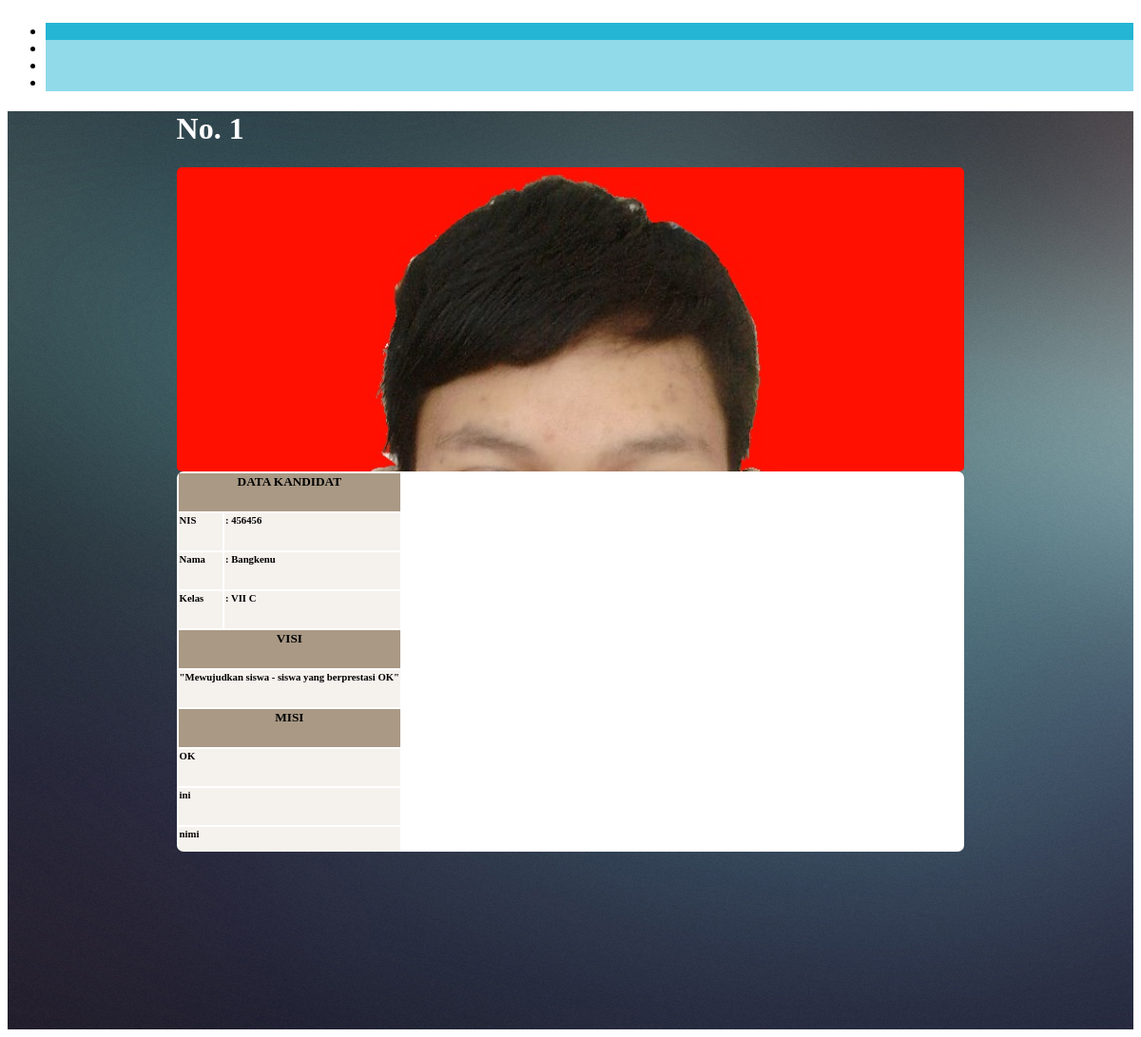
Screenshot of /index.php/user/lihat_kandidat with the database file from the repository.
### tables this page shows
CREATE TABLE `kandidat` (
  `id_kandidat` int(2) NOT NULL,
  `id_vismis` int(3) NOT NULL,
  `no_calon` int(1) NOT NULL,
  `tipe` int(1) NOT NULL,
  `jumlah` int(5) NOT NULL
);

CREATE TABLE `calon` (
  `id_calon` int(3) NOT NULL,
  `nis` varchar(15) NOT NULL,
  `nomor` int(1) NOT NULL
);

CREATE TABLE `user` (
  `username` varchar(15) NOT NULL,
  `password` varchar(50) NOT NULL,
  `nama` varchar(50) NOT NULL,
  `tempat_lahir` varchar(20) NOT NULL,
  `tgl_lahir` date NOT NULL,
  `foto` varchar(50) NOT NULL,
  `level` varchar(1) NOT NULL,
  `posisi` varchar(1) NOT NULL,
  `status` varchar(1) NOT NULL
);

CREATE TABLE `siswa` (
  `nis` varchar(15) NOT NULL,
  `id_kelas` int(3) NOT NULL
);

CREATE TABLE `kelas` (
  `id_kelas` int(3) NOT NULL,
  `kelas` varchar(6) NOT NULL
);

CREATE TABLE `visi_misi` (
  `id_vismis` int(3) NOT NULL,
  `visi` varchar(100) NOT NULL,
  `id_misi` int(3) NOT NULL
);

CREATE TABLE `misi` (
  `id` int(3) NOT NULL,
  `id_misi` int(3) NOT NULL,
  `misi` varchar(100) NOT NULL
);

### application/controllers/User.php (called while the page is built, shortened)
<?php
class User extends CI_Controller
{
	function __construct()
	{
		$this->load->library('session');
		$this->load->library('form_validation');
		$this->load->model('Kandidat');
		$this->load->model('Mlogin');
		$this->load->model('Kelas');
		$this->load->model('Model_user');
	}
	function lihat_kandidat()
	{
		$data['kandidat'] = $this->Kandidat->get_kandidat();
		$data['calon'] = $this->Kandidat->get_data_calon();
		$data['kelas'] = $this->Kelas->get_kelas_siswa();
		$data['visi_misi'] = $this->Kandidat->get_visi_misi();
		$data['visi'] = $this->db->get('visi_misi')->result_array();
		$this->load->view('user/kandidat_carousel', $data);
	}
}
 ?>

### index.php (called while the page is built, shortened)
<?php
require_once BASEPATH.'core/CodeIgniter.php';

### application/models/Kandidat.php (called while the page is built, shortened)
<?php
class Kandidat extends CI_Model
{
	function get_kandidat()
	{
		$data = $this->db->get('kandidat')->result_array();
		return $data;
	}
	function get_visi_misi()
	{
		$this->db->select('*');
		$this->db->from('misi');
		$this->db->join('visi_misi', 'visi_misi.id_misi = misi.id_misi');
		$data = $this->db->get()->result_array();
		return $data;
	}
	function get_data_calon()
	{
		$this->db->select('*');
		$this->db->from('calon');
		$this->db->join('user', 'user.username = calon.nis');
		$data = $this->db->get()->result_array();
		return $data;
	}
}
 ?>

### application/models/Kelas.php (called while the page is built, shortened)
<?php
class Kelas extends CI_Model
{
	function get_kelas_siswa()
	{
		$this->db->select('*');
		$this->db->from('siswa');
		$this->db->join('kelas','kelas.id_kelas = siswa.id_kelas');
		$data  = $this->db->get()->result_array();
		return $data;
	}
}
 ?>

### application/views/user/kandidat_carousel.php (the view, shortened to what this page needs)
<div id="kandidat-carousel" class="carousel slide" data-ride="carousel" data-interval="false">
  <ul class="carousel-indicators">
  	<?php $no = 0; ?>
  	<?php foreach ($kandidat as $kn): ?>
  		<?php $no = $no+1; ?>
    	<li data-target="#kandidat-carousel" data-slide-to="<?php echo ($no-1) ?>" class="<?php echo ($no==1)? 'active':''; ?>"></li>
  	<?php endforeach ?>
    	<li data-target="#kandidat-carousel" data-slide-to="<?php echo ($no) ?>" class=""></li>
  </ul>
  <div class="carousel-inner" style="height: 100%;">
  	<?php $n = 0; ?>
  	<?php foreach ($kandidat as $k): ?>
  		<?php $n = $n+1 ?>
  		<?php foreach ($calon as $d_c): ?>
  			<?php if ($d_c['nomor']==$k['no_calon']): ?>
			    <div class="carousel-item <?php echo ($n==1)? 'active':'';?>">
			    	<div class="row" style="width: 70%;margin: 0 auto; height: 100%">
			    		<div class="col-5 no_foto" id="">
			    			<h1 style="color: #fff"><b>No. <?php echo $k['no_calon']; ?></b></h1>
			    			<div class="img-container">
			    				<img src="<?php echo base_url($d_c['foto']) ?>" alt="" onerror="this.onerror=null;this.src='<?php echo base_url('public/img/main/user.png'); ?>';">
			    			</div>
			    		</div>
			    		<div class="col-7">
			    			<div class="data-kandidat" id="" style="background: #fff; overflow-y: scroll;border-radius: 7px;max-height: 400px;">
			    				<table class="table table-sm borderless" style="text-align: left;margin: 0">
			    					<tr style="background: #A99985">
										<td colspan="2" style="text-align: center;"><h5>DATA KANDIDAT</h5></td>
			    					</tr>
			    					<tr style="background: #F5F1ED">
										<td width="20%"><h6>NIS</h6></td>
										<td width="80%"><h6>: <?php echo $d_c['username'] ?></h6></td>
			    					</tr>
			    					<tr style="background: #F5F1ED">
										<td><h6>Nama</h6></td>
										<td><h6>: <?php echo $d_c['nama'] ?></h6></td>
			    					</tr>
			    					<?php foreach ($kelas as $k_l): ?>
			    						<?php if ($k_l['nis']==$d_c['username']): ?>
					    					<tr style="background: #F5F1ED">
												<td><h6>Kelas</h6></td>
												<td><h6>: <?php echo $k_l['kelas']; ?></h6></td>
					    					</tr>
			    						<?php endif ?>
			    					<?php endforeach ?>
			    					<tr style="background: #A99985">
										<td colspan="2" style="text-align: center;"><h5>VISI</h5></td>
			    					</tr>
									<?php foreach ($visi as $v): ?>
										<?php if ($v['id_vismis']==$k['id_vismis']): ?>
					    					<tr style="background: #F5F1ED">
												<td colspan="2" style="text-align: center;">
													<h6>"<?php echo $v['visi']; ?>"</h6>
												</td>
					    					</tr>
										<?php endif ?>
									<?php endforeach ?>
			    					<tr style="background: #A99985">
										<td colspan="2" style="text-align: center;"><h5>MISI</h5></td>
			    					</tr>
			    					<?php foreach ($visi_misi as $v_m): ?>
			    						<?php if ($v_m['id_vismis']==$k['id_vismis']): ?>
					    					<tr style="background: #F5F1ED">
												<td colspan="2" style="text-align:left;">
													<h6><?php echo $v_m['misi']; ?></h6>
												</td>
					    					</tr>
			    						<?php endif ?>
			    					<?php endforeach ?>
			    				</table>
			    			</div>
			    		</div>
			    	</div>
			    </div>
  			<?php endif ?>
  		<?php endforeach ?>
  	<?php endforeach ?>
  </div>
</div>

### rows the page displays
kandidat: no_calon "1"
calon: nomor 1 (drawn), user.foto (picture), user.username "456456", user.nama "Bangkenu"
siswa: id_kelas.kelas "VII C"
visi_misi: visi "Mewujudkan siswa - siswa yang berprestasi OK", misi.misi "OK", misi.misi "ini", misi.misi "nimi"
